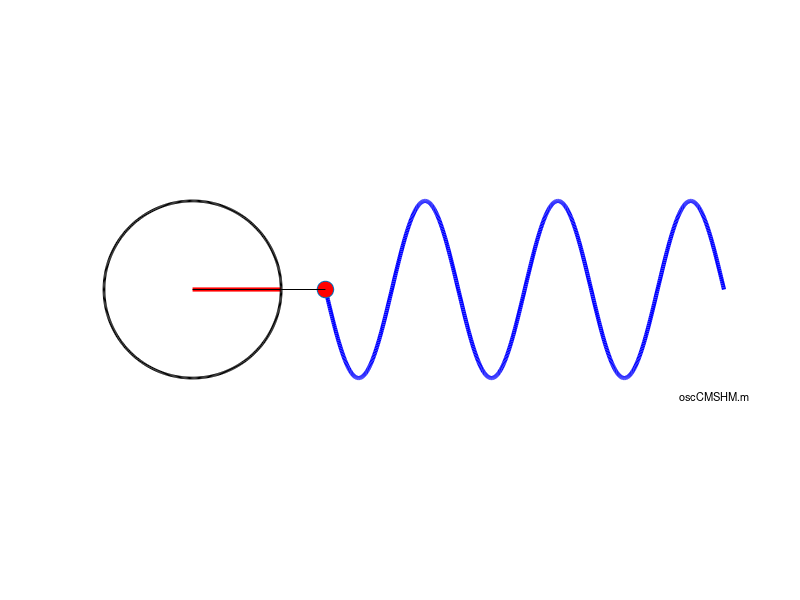

Recreate this plot in MATLAB. (Note: this script raises an error after producing the figure.)
% oscCMSHM.m

% Animation: Connection between circulation motion and SHM

% DOING PHYSICS WITH MATLAB: 
%   https://d-arora.github.io/Doing-Physics-With-Matlab/
% VISUAL PHYSICS ONLINE
%   http://www.physics.usyd.edu.au/teach_res/hsp/sp/spHome.htm
% Documentation
%   http://www.physics.usyd.edu.au/teach_res/hsp/sp/mod5new/mod52B.htm
% Download Scripts
%   http://www.physics.usyd.edu.au/teach_res/mp/mscripts/

% Ian Cooper  ian.cooper@sydney.edu.au
% School of Physics, University of Sydney
% 190906   Matlab 2018b




clear 
close all
clc

% ANIMATION and GIF file ==============================================
% Show and Save animation as a gif file (0 no)  (1 yes) for flagAG
    flagAG = 1;    
% file name for animated gif   
    ag_name = 'agCMSHM.gif'; 
% Delay in seconds before displaying the next image  
    delay = 0.1;
    frame1 = 0;

    
% SETUP ===============================================================
% X axis 
  xMin = 15;                
  xMax = 60;                  
  Nx = 800;                     
  x = linspace(xMin,xMax,Nx);   

% Time / Y-axis (wave function y)
% amplitude wave function  / radius of generating circle
   A = 10;
% wavelength / period / angular frequency   
   wL = 15;                     
   T = 20;                     
   w = 2*pi/T;
% initialize wave function
  y = zeros(1,Nx);  
% number of frames for animation / initial time/ time increment
  Nt = 60;
  t = 0;                     
  dt = T/Nt;              


% GRAPHICS ================================================================
figure(1)
% Setup for plot window
 set(gcf,'units','normalized'); 
 set(gcf,'position',[0.1 0.1 0.6 0.30]);
 set(gcf,'Color',[1 1 1]);
 
% Circle
  p = linspace(0,2*pi,500);
  xc = A .* cos(p);
  yc = A .* sin(p);

% Loop for each frame of animation: c is the frame counter
for c = 1 : Nt+1

% Travelling wave
  y = A .* sin(2*pi*t/T - (2*pi/wL).*x);
  plot(x,y,'b','LineWidth',3);
  hold on
 
% Initial point - Y projection of circle
  plot(x(1),y(1),'o','MarkerSize',12,'MarkerFaceColor',[1 0 0])

% Rotating radius vector and circle
  plot([0 A*cos(w*t)],[0 A*sin(w*t)],'lineWidth',3,'Color',[1 0 0]);
  plot(xc,yc,'k','lineWidth',2);

% Y projection    
  plot([0 x(1)], [y(1) y(1)],'k-')
  plot([0 0], [0 y(1)],'k-')
  
  text(55,-12,'oscCMSHM.m','fontsize',8) 
  
  hold off
  axis equal
  axis off
  
  pause(0.1);  
  
 % Save animation 
    if flagAG == 1
       frame1 = frame1 + 1;
         frame = getframe(1);
         im = frame2im(frame);
         [imind,cm] = rgb2ind(im,256);
         % On the first loop, create the file. In subsequent loops, append.
         if frame1 == 1
           imwrite(imind,cm,ag_name,'gif','DelayTime',delay,'loopcount',inf);
         else
          imwrite(imind,cm,ag_name,'gif','DelayTime',delay,'writemode','append');
         end
    end  
   
   t = t + dt;               % increment time t
end
